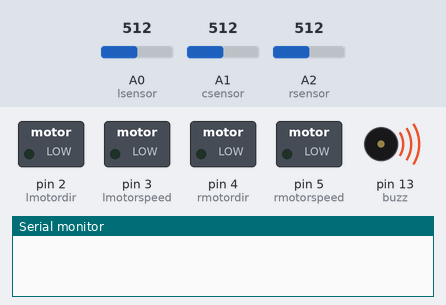
Bench run of a sketch on a simulated Arduino Uno, built with avr-gcc and run on an emulated ATmega328P. On the bench: switched loads named in the sketch (green lamp = pin HIGH), buzzer (waves = sounding, pin HIGH), the last lines printed to the serial monitor. Inputs (shaded band) come from the test bench; at power-on: A0 (lsensor) = 512, A1 (csensor) = 512, A2 (rsensor) = 512.

Above: at 0.1 s.
At 8.2 s:
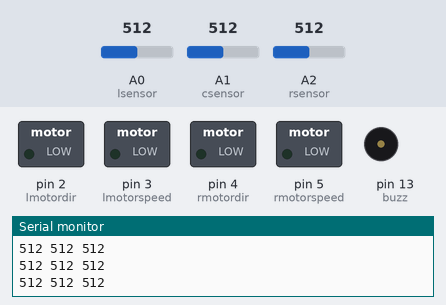
8.3 s: A0 (lsensor) set to 11
9.8 s: A0 (lsensor) set to 8
Timing chart, 0 to 12.8 s (numbered marks = the images above; inputs shaded):
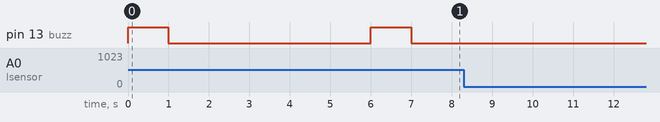

The sketch:

line_follower.ino
```cpp
#define lsensor A0
#define csensor A1
#define rsensor A2

#define lmotordir 2
#define lmotorspeed 3
#define rmotordir 4
#define rmotorspeed 5

#define buzz 13

int lw, lb, lm, rw, rb, rm, cw, cb, cm, l, r, c;

void setup() {
  // put your setup code here, to run once:
  pinMode(lsensor, INPUT);
  pinMode(csensor, INPUT);
  pinMode(rsensor, INPUT);

  pinMode(lmotordir, OUTPUT);
  pinMode(lmotorspeed, OUTPUT);
  pinMode(rmotordir, OUTPUT);
  pinMode(rmotorspeed, OUTPUT);

  pinMode(buzz, OUTPUT);

  lb = analogRead(lsensor);
  cb = analogRead(csensor);
  rb = analogRead(rsensor);

  digitalWrite(buzz, HIGH);
  delay(1000);
  digitalWrite(buzz, LOW);

  delay(5000);

  lw = analogRead(lsensor);
  cw = analogRead(csensor);
  rw = analogRead(rsensor);

  digitalWrite(buzz, HIGH);
  delay(1000);
  digitalWrite(buzz, LOW);

  lm = (lb + lw) / 2;
  cm = (cb + cw) / 2;
  rm = (rb + rw) / 2;

  Serial.begin(9600);
}

void loop() {
  // put your main code here, to run repeatedly:
  l = analogRead(lsensor);
  c = analogRead(csensor);
  r = analogRead(rsensor);

  Serial.print(l);
  Serial.print(" ");
  Serial.print(c);
  Serial.print(" ");
  Serial.print(r);
  Serial.println();

  if (l < lm && c > cm && r < rm) {

    //straight

    digitalWrite(lmotordir, LOW);
    analogWrite(lmotorspeed, 200);
    digitalWrite(rmotordir, LOW);
    analogWrite(rmotorspeed, 200);
    digitalWrite(buzz, LOW);
  }

  else if (l > lm && c < cm && r < rm) {

    //left

    digitalWrite(lmotordir, LOW);
    analogWrite(lmotorspeed, 0);
    digitalWrite(rmotordir, LOW);
    analogWrite(rmotorspeed, 200);
    digitalWrite(buzz, LOW);
  }

  else if (l < lm && c < cm && r > rm) {

    //right

    digitalWrite(lmotordir, LOW);
    analogWrite(lmotorspeed, 200);
    digitalWrite(rmotordir, LOW);
    analogWrite(rmotorspeed, 0);
    digitalWrite(buzz, LOW);
  }
  else {

    //nothing
  }
}
```
